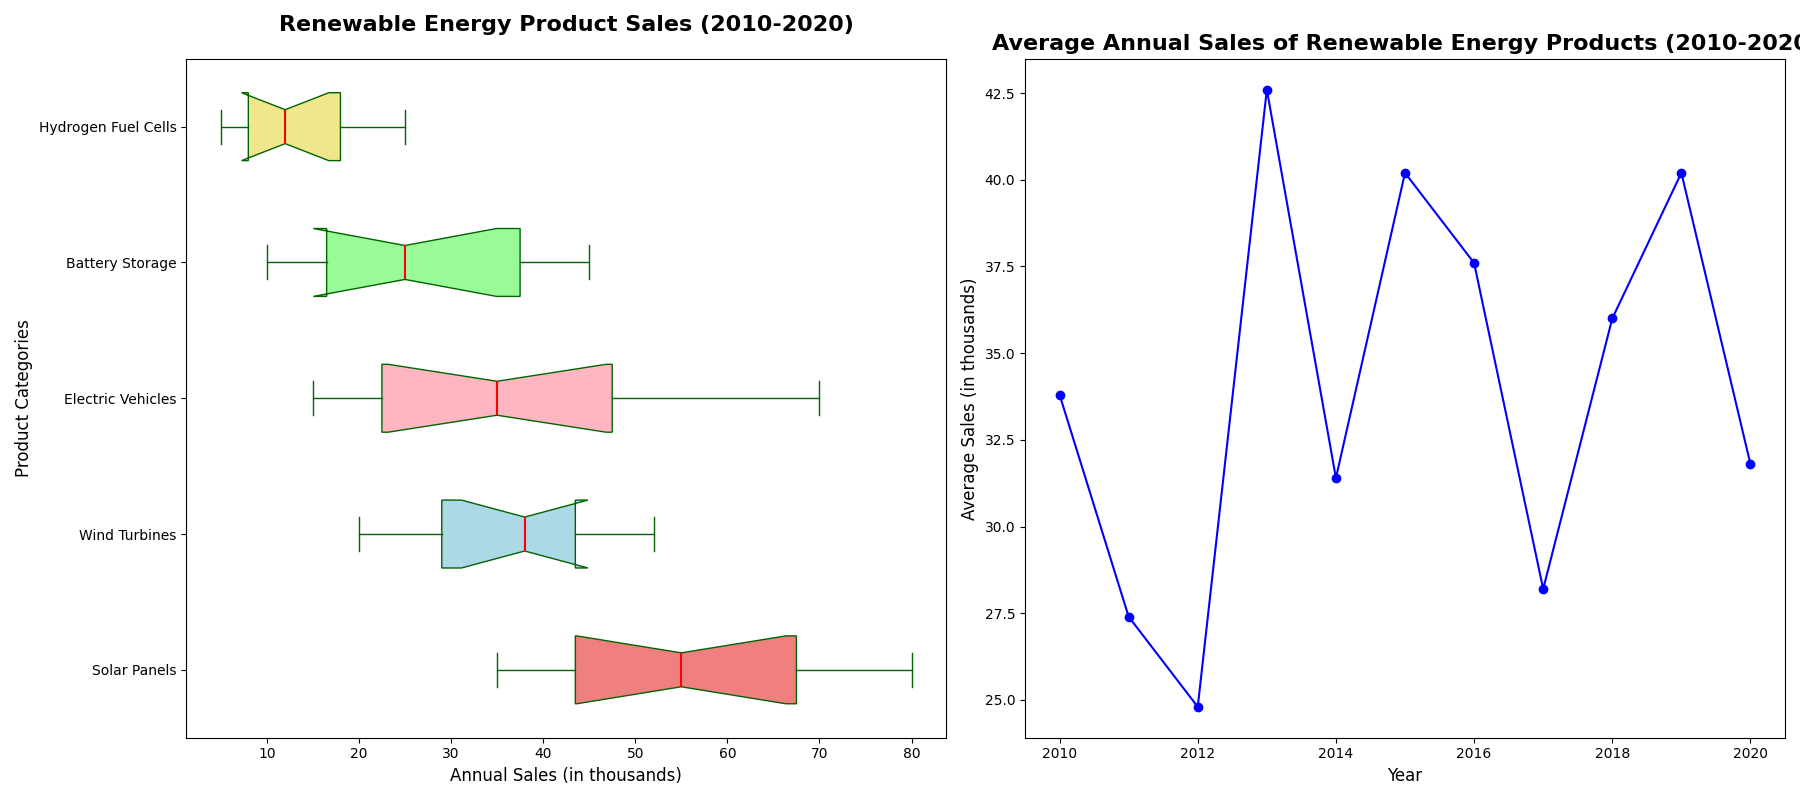

Write the Python code that produced this figure.
import matplotlib.pyplot as plt
import numpy as np

# Data preparation
categories = ['Solar Panels', 'Wind Turbines', 'Electric Vehicles', 'Battery Storage', 'Hydrogen Fuel Cells']

solar_panels_sales = [42, 60, 35, 70, 55, 80, 65, 40, 50, 75, 45]
wind_turbines_sales = [38, 25, 50, 28, 42, 52, 20, 35, 30, 40, 45]
electric_vehicles_sales = [25, 20, 18, 70, 45, 35, 60, 40, 50, 30, 15]
battery_storage_sales = [42, 25, 15, 35, 10, 22, 18, 12, 30, 40, 45]
hydrogen_fuel_cells_sales = [22, 7, 6, 10, 5, 12, 25, 14, 20, 16, 9]

sales_data = [solar_panels_sales, wind_turbines_sales, electric_vehicles_sales,
               battery_storage_sales, hydrogen_fuel_cells_sales]

average_sales = np.mean([solar_panels_sales, wind_turbines_sales, electric_vehicles_sales,
                         battery_storage_sales, hydrogen_fuel_cells_sales], axis=0)
years = list(range(2010, 2020 + 1))

# Plot setup
fig, (ax1, ax2) = plt.subplots(1, 2, figsize=(18, 8))

# First subplot: Horizontal Box Plot
ax1.boxplot(sales_data, patch_artist=True, labels=categories, notch=True, vert=False,
            boxprops=dict(facecolor='lightgreen', color='darkgreen'),
            whiskerprops=dict(color='darkgreen'),
            capprops=dict(color='darkgreen'),
            medianprops=dict(color='red', linewidth=1.5))

colors = ['lightcoral', 'lightblue', 'lightpink', 'palegreen', 'khaki']
for patch, color in zip(ax1.patches, colors):
    patch.set_facecolor(color)

ax1.set_title('Renewable Energy Product Sales (2010-2020)', fontsize=16, weight='bold', pad=20)
ax1.set_xlabel('Annual Sales (in thousands)', fontsize=12)
ax1.set_ylabel('Product Categories', fontsize=12)

# Second subplot: Line Plot for average annual sales
ax2.plot(years, average_sales, marker='o', linestyle='-', color='blue')
ax2.set_title('Average Annual Sales of Renewable Energy Products (2010-2020)', fontsize=16, weight='bold')
ax2.set_xlabel('Year', fontsize=12)
ax2.set_ylabel('Average Sales (in thousands)', fontsize=12)

plt.tight_layout()
plt.show()
